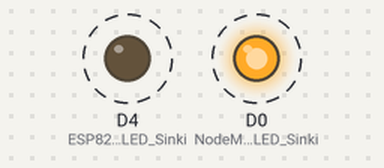
A sketch run on a simulated ESP8266 (NodeMCU). Shown: output pins drawn as LEDs (lit = HIGH). Dashed ring = blinking.

Above: at 0.5 s.
Timing chart, 0 to 4.6 s (numbered marks = the images above):
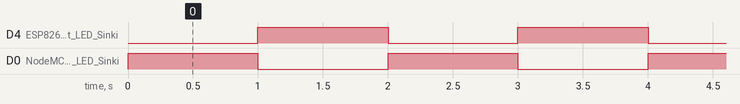

Measured:
- by itself, D4 (ESP8266_inbuilt_LED_Sinki), D0 (NodeMCU_onboard_LED_Sinki): alternates HIGH for 1.0 s and LOW for 1.0 s

The sketch:

builtin_onboard_led_sinking.ino
```cpp
/*
  Two ways of connecting an LED - Sourcing & Sinking
  In ESP8266 build-in & NodeMCU Onboard LEDs are connected in Sinking

	@g3jerrie
*/


void setup() {
  pinMode(LED_BUILTIN, OUTPUT); // ESP8266 inbuilt LED Sinking, can also be accessed by D4 pin
  pinMode(D0, OUTPUT); // NodeMCU onboard LED Sinking
}

void loop() {
  digitalWrite(LED_BUILTIN, LOW); // LED ON when the voltage is LOW due to LED Sinking
  digitalWrite(D0, HIGH); // LED OFF when the voltage is HIGH due to LED Sinking
  delay(1000);

  digitalWrite(LED_BUILTIN, HIGH); // LED turns OFF when the voltage is HIGH due to LED Sinking
  digitalWrite(D0, LOW); // LED turns ON when the voltage is LOW due to LED Sinking
  delay(1000);

}
```
